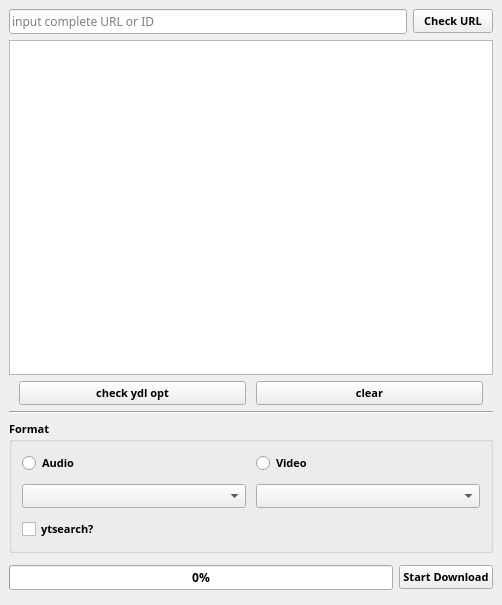
<?xml version="1.0" encoding="UTF-8"?>
<ui version="4.0">
 <class>MainWindow</class>
 <widget class="QMainWindow" name="MainWindow">
  <property name="geometry">
   <rect>
    <x>0</x>
    <y>0</y>
    <width>502</width>
    <height>605</height>
   </rect>
  </property>
  <property name="minimumSize">
   <size>
    <width>0</width>
    <height>0</height>
   </size>
  </property>
  <property name="font">
   <font>
    <family>JetBrainsMonoNL NFM</family>
    <weight>75</weight>
    <bold>true</bold>
   </font>
  </property>
  <property name="windowTitle">
   <string>MainWindow</string>
  </property>
  <widget class="QWidget" name="centralwidget">
   <layout class="QVBoxLayout" name="verticalLayout">
    <item>
     <layout class="QHBoxLayout" name="horizontalLayout">
      <item>
       <widget class="QLineEdit" name="url_line_edit">
        <property name="font">
         <font>
          <family>JetBrainsMonoNL Nerd Font</family>
          <weight>50</weight>
          <bold>false</bold>
         </font>
        </property>
        <property name="placeholderText">
         <string>input complete URL or ID</string>
        </property>
       </widget>
      </item>
      <item>
       <widget class="QPushButton" name="check_url_button">
        <property name="font">
         <font>
          <family>JetBrainsMonoNL NFM</family>
          <pointsize>8</pointsize>
          <weight>75</weight>
          <bold>true</bold>
         </font>
        </property>
        <property name="text">
         <string>Check URL</string>
        </property>
       </widget>
      </item>
     </layout>
    </item>
    <item>
     <widget class="QTextEdit" name="textEdit">
      <property name="enabled">
       <bool>true</bool>
      </property>
      <property name="font">
       <font>
        <family>JetBrainsMonoNL Nerd Font Mono</family>
        <pointsize>9</pointsize>
        <weight>50</weight>
        <bold>false</bold>
       </font>
      </property>
      <property name="acceptDrops">
       <bool>false</bool>
      </property>
      <property name="readOnly">
       <bool>true</bool>
      </property>
     </widget>
    </item>
    <item>
     <layout class="QHBoxLayout" name="horizontalLayout_3">
      <property name="spacing">
       <number>10</number>
      </property>
      <property name="leftMargin">
       <number>10</number>
      </property>
      <property name="rightMargin">
       <number>10</number>
      </property>
      <item>
       <widget class="QPushButton" name="ydl_opts_btn">
        <property name="font">
         <font>
          <family>JetBrainsMonoNL NFM</family>
          <pointsize>8</pointsize>
          <weight>75</weight>
          <bold>true</bold>
         </font>
        </property>
        <property name="text">
         <string>check ydl opt</string>
        </property>
       </widget>
      </item>
      <item>
       <widget class="QPushButton" name="clear_edit_txt_btn">
        <property name="font">
         <font>
          <family>JetBrainsMonoNL NFM</family>
          <pointsize>8</pointsize>
          <weight>75</weight>
          <bold>true</bold>
         </font>
        </property>
        <property name="text">
         <string>clear</string>
        </property>
       </widget>
      </item>
     </layout>
    </item>
    <item>
     <widget class="Line" name="line">
      <property name="orientation">
       <enum>Qt::Horizontal</enum>
      </property>
     </widget>
    </item>
    <item>
     <widget class="QGroupBox" name="groupBox">
      <property name="font">
       <font>
        <family>JetBrainsMonoNL NFM</family>
        <pointsize>8</pointsize>
        <weight>75</weight>
        <bold>true</bold>
       </font>
      </property>
      <property name="title">
       <string>Format</string>
      </property>
      <layout class="QGridLayout" name="gridLayout">
       <property name="leftMargin">
        <number>10</number>
       </property>
       <property name="topMargin">
        <number>10</number>
       </property>
       <property name="rightMargin">
        <number>10</number>
       </property>
       <property name="bottomMargin">
        <number>10</number>
       </property>
       <property name="spacing">
        <number>10</number>
       </property>
       <item row="1" column="0">
        <widget class="QRadioButton" name="format_audio_Rbtn">
         <property name="font">
          <font>
           <family>JetBrainsMonoNL NFM</family>
           <pointsize>8</pointsize>
           <weight>75</weight>
           <bold>true</bold>
          </font>
         </property>
         <property name="text">
          <string>Audio</string>
         </property>
        </widget>
       </item>
       <item row="1" column="1">
        <widget class="QRadioButton" name="format_video_Rbtn">
         <property name="font">
          <font>
           <family>JetBrainsMonoNL NFM</family>
           <pointsize>8</pointsize>
           <weight>75</weight>
           <bold>true</bold>
          </font>
         </property>
         <property name="text">
          <string>Video</string>
         </property>
        </widget>
       </item>
       <item row="2" column="0">
        <widget class="QComboBox" name="comboBox_2"/>
       </item>
       <item row="3" column="0">
        <widget class="QCheckBox" name="yt_search_chkbx">
         <property name="text">
          <string>ytsearch?</string>
         </property>
        </widget>
       </item>
       <item row="2" column="1">
        <widget class="QComboBox" name="comboBox_3"/>
       </item>
      </layout>
     </widget>
    </item>
    <item>
     <layout class="QHBoxLayout" name="horizontalLayout_2">
      <property name="spacing">
       <number>6</number>
      </property>
      <property name="leftMargin">
       <number>0</number>
      </property>
      <property name="topMargin">
       <number>6</number>
      </property>
      <property name="rightMargin">
       <number>0</number>
      </property>
      <property name="bottomMargin">
       <number>6</number>
      </property>
      <item>
       <widget class="QProgressBar" name="progressBar">
        <property name="value">
         <number>0</number>
        </property>
       </widget>
      </item>
      <item>
       <widget class="QPushButton" name="start_download_button">
        <property name="font">
         <font>
          <family>JetBrainsMonoNL NFM</family>
          <pointsize>8</pointsize>
          <weight>75</weight>
          <bold>true</bold>
         </font>
        </property>
        <property name="text">
         <string>Start Download</string>
        </property>
       </widget>
      </item>
     </layout>
    </item>
   </layout>
  </widget>
 </widget>
 <resources/>
 <connections/>
</ui>
